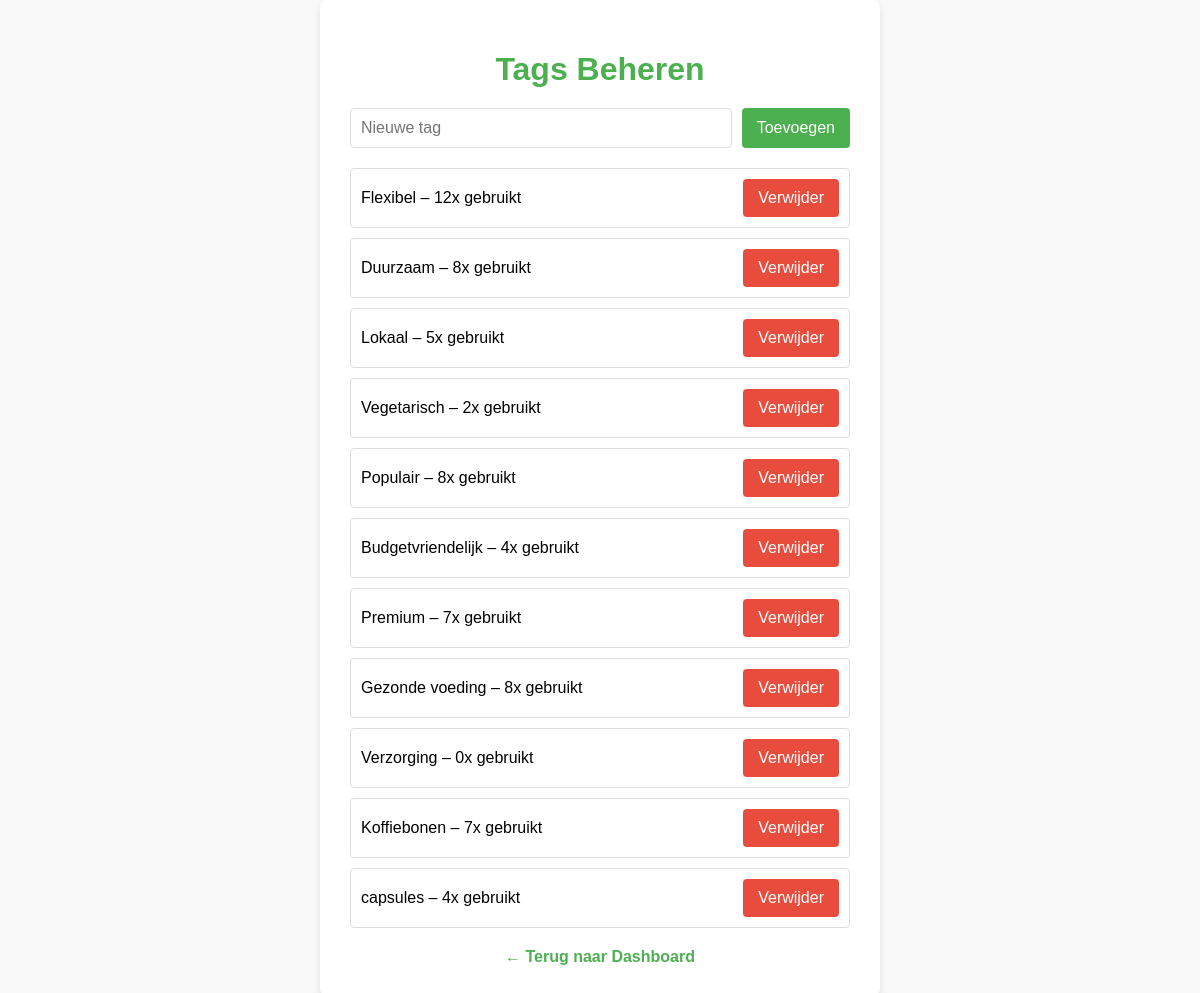
Screenshot of /tags (signed in) with the database file from the repository.
### app.py (models this page shows)
class Tag(db.Model):
    id = db.Column(db.Integer, primary_key=True)
    naam = db.Column(db.String(100), nullable=False, unique=True)
    abonnementen = db.relationship('Abonnement', secondary='abonnement_tag', back_populates='tags')

### app.py (the view, shortened to what this page needs)
@app.route('/tags', methods=['GET', 'POST'])
@login_required
def manage_tags():
    if not current_user.is_admin:
        return redirect(url_for('index'))
    tags = Tag.query.all()
    tag_usage = {tag.id: len(tag.abonnementen) for tag in tags}  # telt hoe vaak elke tag wordt gebruikt
    return render_template('manage_tags.html', tags=tags, tag_usage=tag_usage)

### app.py (called while the page is built)
@login_manager.user_loader
def load_user(user_id):
    return User.query.get(int(user_id))

@app.before_request
def enforce_trailing_slash():
    if request.path.startswith("/blog") and not request.path.endswith("/"):
        return redirect(request.path + "/", code=301)

### templates/manage_tags.html (shortened to what this page needs)
<!DOCTYPE html>
<html lang="en">
<head>
    <link rel="stylesheet" href="{{ url_for('static', filename='css/main.css') }}">
</head>
<body>
    <div class="container">
        <h1>Tags Beheren</h1>
        <form method="POST">
            <input type="text" name="naam" placeholder="Nieuwe tag" required>
            <button type="submit">Toevoegen</button>
        </form>
        <ul>
            {% for tag in tags %}
            <li>
                {{ tag.naam }} – {{ tag_usage[tag.id] }}x gebruikt
                <form method="POST" action="{{ url_for('delete_tag', id=tag.id) }}" style="display:inline;">
                    <button type="submit">Verwijder</button>
                </form>
            </li>
            {% endfor %}
        </ul>
        <a href="{{ url_for('index') }}" class="back-link">&larr; Terug naar Dashboard</a>
    </div>
</body>
</html>

### static/css/base/typography.css (style rules this page uses)
body { font-family: 'Roboto', sans-serif; }

### static/css/layout/header.css (style rules this page uses)
.back-link { color:var(--primary);font-weight:bold;text-decoration:none }

### static/css/components/abonnement-card.css (style rules this page uses)
body { background: #f3e6cc; }

### templates/manage_tags.html (style rules this page uses)
body { font-family: Arial, sans-serif; background-color: #f9f9f9; margin: 0; padding: 0; display: flex; justify-content: center; align-items: center; min-height: 100vh; }
.container { background: #fff; border-radius: 8px; box-shadow: 0 4px 8px rgba(0, 0, 0, 0.1); padding: 30px; width: 100%; max-width: 500px; }
h1 { color: #4CAF50; margin-bottom: 20px; text-align: center; }
form { display: flex; justify-content: space-between; gap: 10px; margin-bottom: 20px; }
input[type="text"] { flex: 1; padding: 10px; border: 1px solid #ddd; border-radius: 4px; font-size: 1rem; }
button { background-color: #4CAF50; color: white; border: none; padding: 10px 15px; border-radius: 4px; font-size: 1rem; cursor: pointer; transition: background-color 0.3s ease; }
ul { list-style-type: none; padding: 0; margin: 0; }
li { display: flex; justify-content: space-between; align-items: center; padding: 10px; border: 1px solid #ddd; border-radius: 4px; margin-bottom: 10px; }
li form { margin: 0; }
li button { background-color: #e74c3c; }
.back-link { display: block; margin-top: 20px; text-align: center; color: #4CAF50; text-decoration: none; }

### rows the page displays
Tag: naam "Flexibel", tag_usage "12"
Tag: naam "Duurzaam", tag_usage "8"
Tag: naam "Lokaal", tag_usage "5"
Tag: naam "Vegetarisch", tag_usage "2"
Tag: naam "Populair", tag_usage "8"
Tag: naam "Budgetvriendelijk", tag_usage "4"
Tag: naam "Premium", tag_usage "7"
Tag: naam "Gezonde voeding", tag_usage "8"
Tag: naam "Verzorging", tag_usage "0"
Tag: naam "Koffiebonen", tag_usage "7"
Tag: naam "capsules", tag_usage "4"
